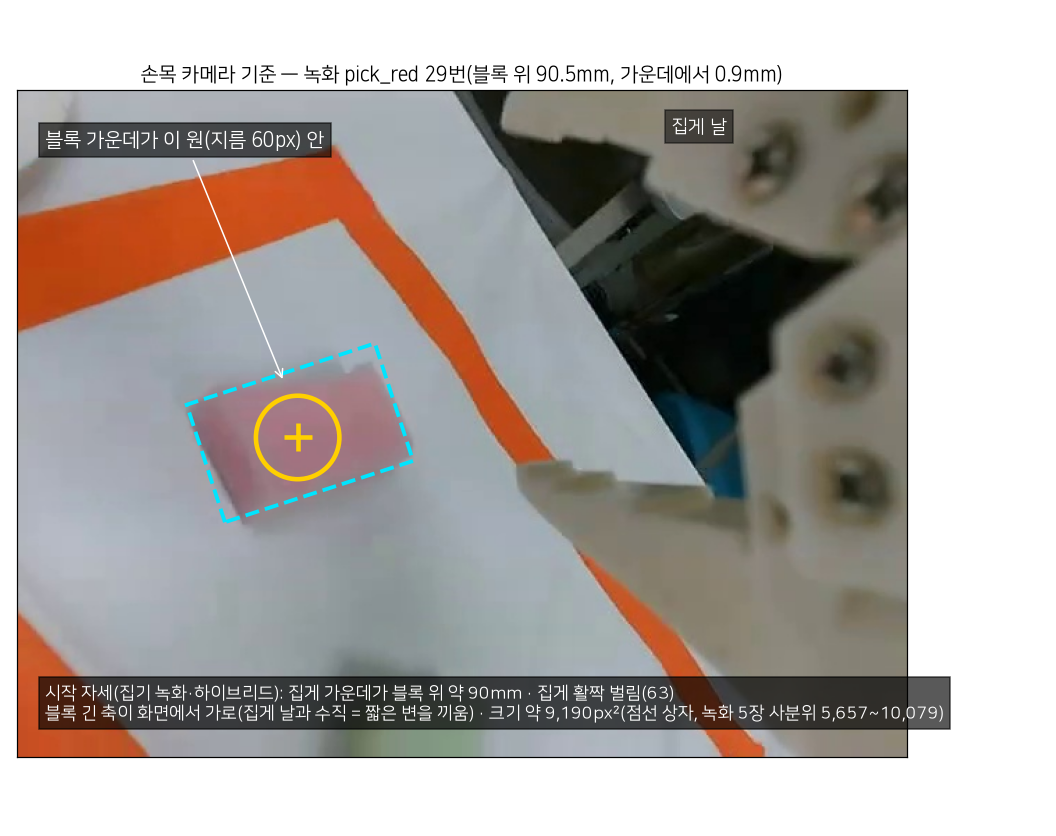
#> input picture robot/coord_pick/grasp_start_ref.png, 1056 x 836 px
$ python -i infer.py   (imports and definitions only)
#> lines starting #> are read from the running program, lines starting #| are printed output that depends on the picture; after the words box and inside, x2 and y2 are one past the last pixel; in counts of white or black regions, pixels touching at a corner belong together
#> further down, picture is the input picture: shape (836, 1056, 3); mean B, G, R 161.7, 165.5, 171.2
"""3단계: 정책 오프라인 추론 — Studio 컨테이너 OpenVINO, CPU 장치(GPU 는 OVMS 전용). 로봇·카메라 없음.

    .venv/bin/python -m robot.compare.infer act_red act_green act_defect [--groups own,swap,mirror,empty,photo]
    .venv/bin/python -m robot.compare.infer smolvla_red --groups own,mirror,empty,photo --ds pick_red --limit-empty 20

작업 묶음(group) — '정책이 영상을 보고 움직이나' 시험(10-22 밤 추가 요청)
- own   : 녹화 첫 장면 그대로(위·손목 사진·첫 관절값).
- swap  : 위 사진·관절값은 그대로, 손목 사진만 같은 녹화의 25 에피소드 뒤 장면 것(홈 자세 손목 카메라는 블록이 아니라
          교실을 비춘다) — 예측이 위 사진 장면의 목표와 손목 사진 장면의 목표 중 어느 쪽을 따라가나.
- mirror: 위 사진의 테이프 안쪽만 좌우로 뒤집음(블록 자리만 좌우가 바뀐 같은 장면, 축 = 테이프 안쪽 가운데).
- empty : 위 사진의 테이프 안쪽 블록을 지움(채도·어두운 X 마스크 inpaint — 블록 없는 작업대).
- bgswap: 위 사진의 작업대 너머 교실 배경(BG_Y 위)만 짝 장면 것 — 블록·손목·관절은 이 장면. 예측이 배경을 따라가나.
- inswap: 위 사진의 테이프 안쪽(블록)만 짝 장면 것 — 그릇 안 블록·팔·배경·손목·관절은 이 장면. 블록을 따라가나.
- calib : 위 사진 = 블록 없는 실제 작업대(Studio calibrate 녹화 첫 장면, scenes.py 밖에서 뽑음 → n2/scenes/
          calib_00_front.jpg), 손목 사진·관절값 = 각 녹화 장면 것 — 예측이 그 손목 사진 에피소드의 목표로 가나.
- photo : 손목 사진·관절값이 없는 사진(known4·좌표 집기 front) — 관절 = config home_n, 손목 = 녹화 세 장면의 홈 자세
          손목 사진(SUB_GRIPS) 각각으로 세 번.
결과: robot/logs/n2/jobs_<정책>.json(작업 목록) + infer_<정책>.npz(작업마다 첫 묶음·이어 붙인 동작·추론 시간).
컨테이너에는 아무것도 쓰지 않는다(코드는 -c, 사진은 stdin, 결과는 stdout).
"""
from __future__ import annotations

import argparse
import io
import json
import subprocess
import sys
import time

import cv2
import numpy as np

from robot.compare.common import OUT, ROOT, TASK_OF_DS
from robot.coord_pick.plan import load_config

CONTAINER = "physical-ai-studio-xpu"
CPY = "/app/application/backend/.venv/bin/python"
POLICIES = {"act_red": ("708a44b7-ff34-4302-93b9-763dc15066b0", None),
            "act_green": ("b3407a54-4071-4c77-9bab-3b6d930a021a", None),
            "act_defect": ("ef64c0f9-0773-4b77-a119-e1872ab3e70a", None),
            "smolvla_red": ("d887e672-7c59-4777-81ca-c8a1dcdb2238", "pick_red")}
SUB_GRIPS = ("rec_pick_red_00", "rec_pick_green_25", "rec_pick_defect_40")
BG_Y = 112          # 위 카메라 사진에서 이 줄 위 = 작업대 너머 교실(의자·사람). 작업대 끝은 118~125px
MAX_STEPS = {"act": 300, "smolvla": 250}  # 10초·8.3초 — 실물 첫 닫힘 ACT 2.0~4.9초, SmolVLA 8.1초(10-22 실행 기록)


def tape_inner(img: np.ndarray) -> np.ndarray:
    """주황 테이프 안쪽(투입 구역) 마스크 — 사진마다 찾는다(녹화 오전과 12:1x 다시 붙인 뒤 테이프 자리가 달라 zones.json 을
    쓰면 반전 때 테이프 이음매가 생긴다). 가장 큰 테이프 덩어리의 볼록 껍질 − 테이프(블록이 테이프를 가려 끊겨도 된다)
    에서 가장 큰 덩어리를 7px 줄인다."""
    hsv = cv2.cvtColor(img, cv2.COLOR_BGR2HSV)
#> hsv: shape (836, 1056, 3); mean H, S, V 47.1, 36.4, 176.3
    m = cv2.inRange(hsv, (3, 100, 100), (22, 255, 255))
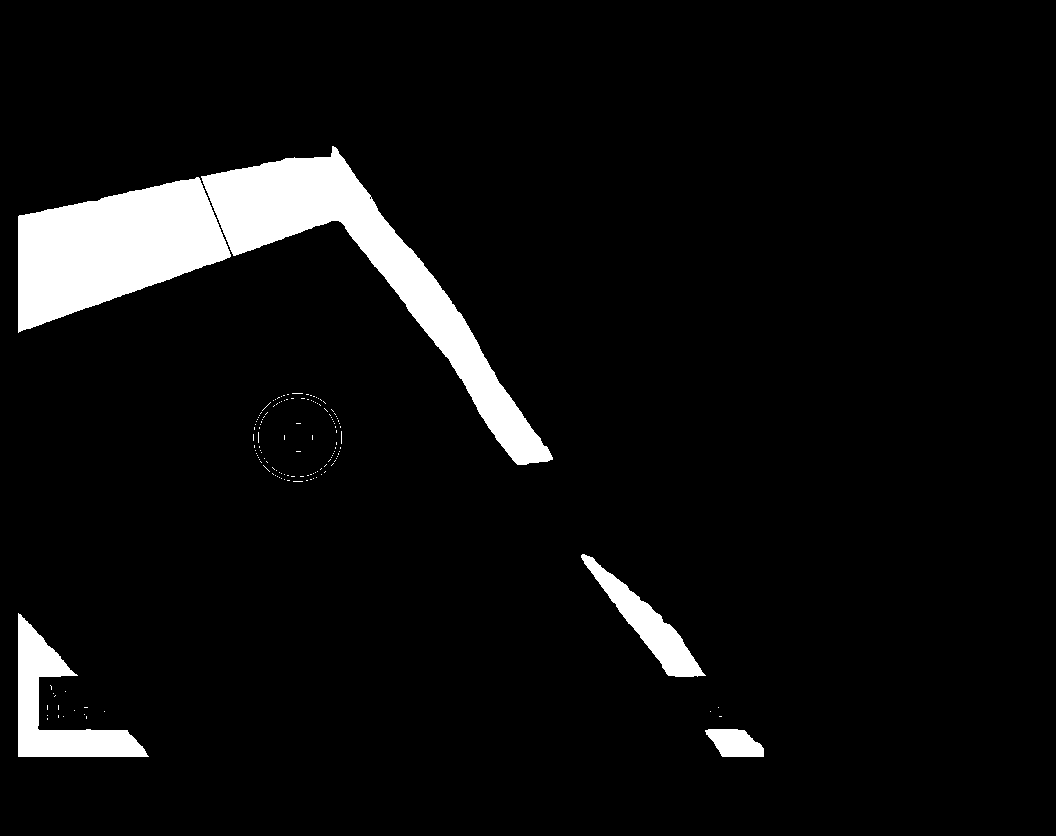
#> m: shape (836, 1056); 6.1% white; 143 white regions (138 under 20 px), largest, box (x1, y1, x2, y2) and area: (201, 146, 553, 465) 22050, (18, 177, 231, 333) 20339, (18, 613, 149, 757) 6346, (581, 554, 706, 677) 3808, (705, 729, 764, 757) 1205
    m[:110], m[340:] = 0, 0
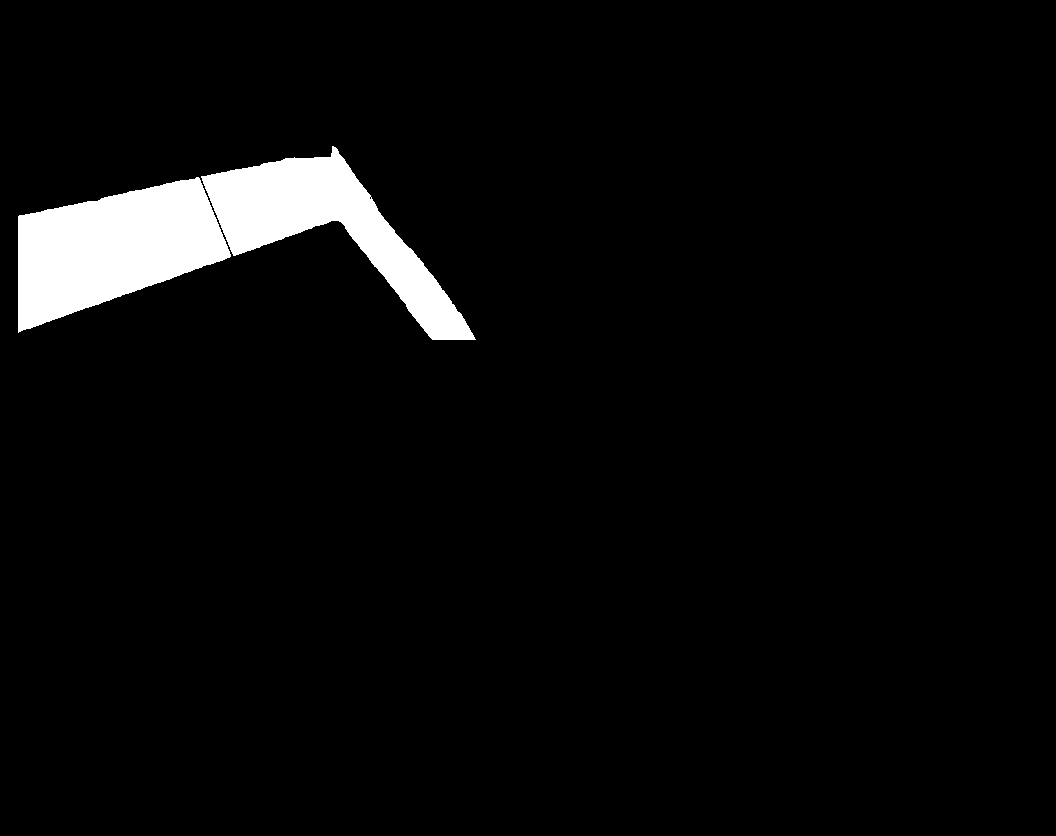
#> m: shape (836, 1056); 4.2% white; 2 white regions, box (x1, y1, x2, y2) and area: (18, 177, 231, 333) 20339, (201, 146, 476, 340) 17032
    m = cv2.morphologyEx(m, cv2.MORPH_CLOSE, np.ones((5, 5), np.uint8))
#> m: shape (836, 1056); 4.2% white; 1 white region, box (x1, y1, x2, y2) and area: (18, 146, 476, 340) 37504
    n, lab, st, _ = cv2.connectedComponentsWithStats(m)
#> n = 2; st = [[0, 0, 1056, 836, 845312], [18, 146, 458, 194, 37504]]
    k = 1 + int(np.argmax(st[1:, cv2.CC_STAT_AREA]))
#> k = 1
    hull = np.zeros(img.shape[:2], np.uint8)
    cv2.fillConvexPoly(hull, cv2.convexHull(np.argwhere(lab == k)[:, ::-1].astype(np.int32)), 255)
#> hull: shape (836, 1056); 7.2% white; 1 white region, box (x1, y1, x2, y2) and area: (18, 146, 476, 340) 63346
    inside = hull & ~cv2.dilate(m, np.ones((5, 5), np.uint8))
#> inside: shape (836, 1056); 2.7% white; 12 white regions (9 under 20 px), largest, box (x1, y1, x2, y2) and area: (25, 223, 428, 340) 23445, (294, 147, 330, 156) 172, (378, 203, 405, 238) 58
    n, lab, st, _ = cv2.connectedComponentsWithStats(inside)
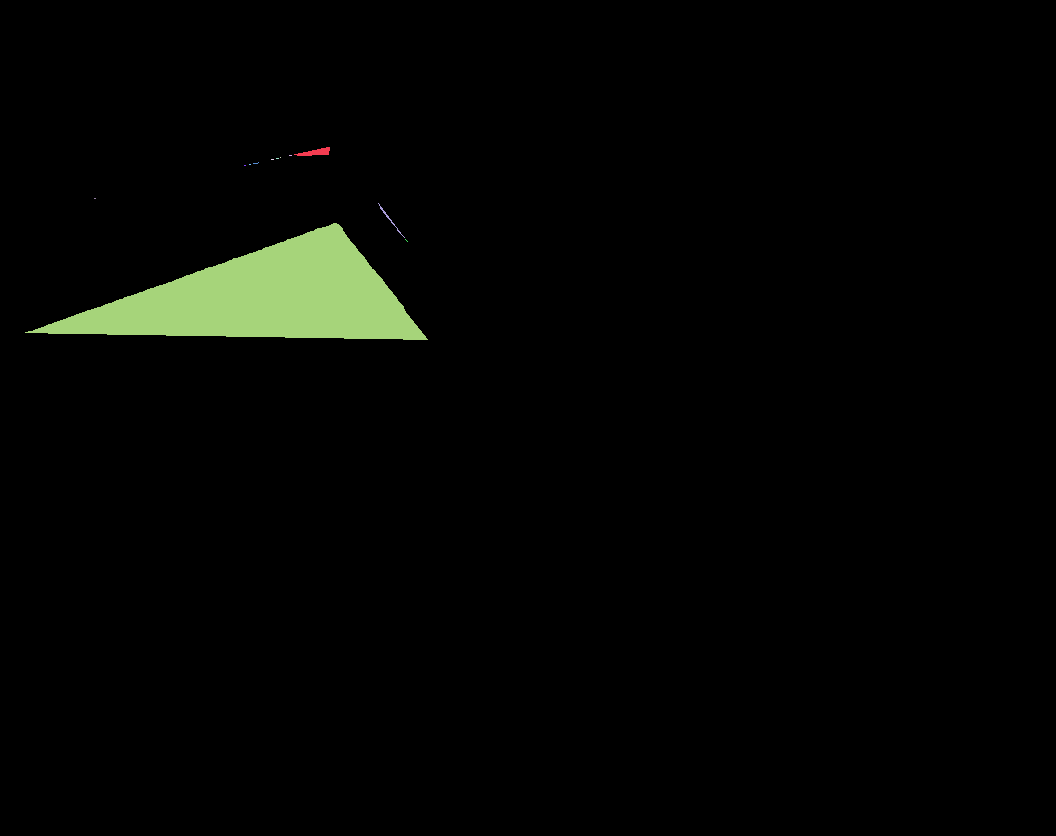
#> lab: shape (836, 1056) int32; 13 distinct labels, from 0 to 12; one colour per label, 0 black
#> n = 13; st = 13 rows, first 6: [0, 0, 1056, 836, 859116], [294, 147, 36, 9, 172], [289, 155, 3, 1, 3], [280, 157, 1, 1, 1], [271, 159, 3, 1, 3], [276, 158, 3, 1, 3]
    k = 1 + int(np.argmax(st[1:, cv2.CC_STAT_AREA]))
#> k = 11
    return cv2.erode(((lab == k) * 255).astype(np.uint8), np.ones((7, 7), np.uint8))
#> returned value: shape (836, 1056); 2.3% white; 1 white region, box (x1, y1, x2, y2) and area: (47, 227, 420, 337) 20425


def mirror_axis(img: np.ndarray) -> float:
    xs = np.nonzero(tape_inner(img).any(0))[0]
    return float(xs.min() + xs.max()) / 2


# [12 lines left out: function mirror, not called in this run]


def mirror_px(px, xc: float) -> list[float]:
    return [2 * xc - px[0], px[1]]


def empty(img: np.ndarray) -> np.ndarray:
    """테이프 안쪽의 블록(식탁보 색에서 벗어난 색·어두운 X)을 지운다 — 기준 = 테이프 안쪽 Lab 중앙값(식탁보 자체가
    푸르스름해 채도 기준은 전부를 블록으로 봤다). 지운 자리는 둘레 식탁보의 가중 평균(정규화 흐림)으로 채운다
    (inpaint 는 블록 색이 번져 옅은 얼룩이 남았다)."""
    inner = tape_inner(img)
    lab = cv2.cvtColor(img, cv2.COLOR_BGR2LAB).astype(np.int16)
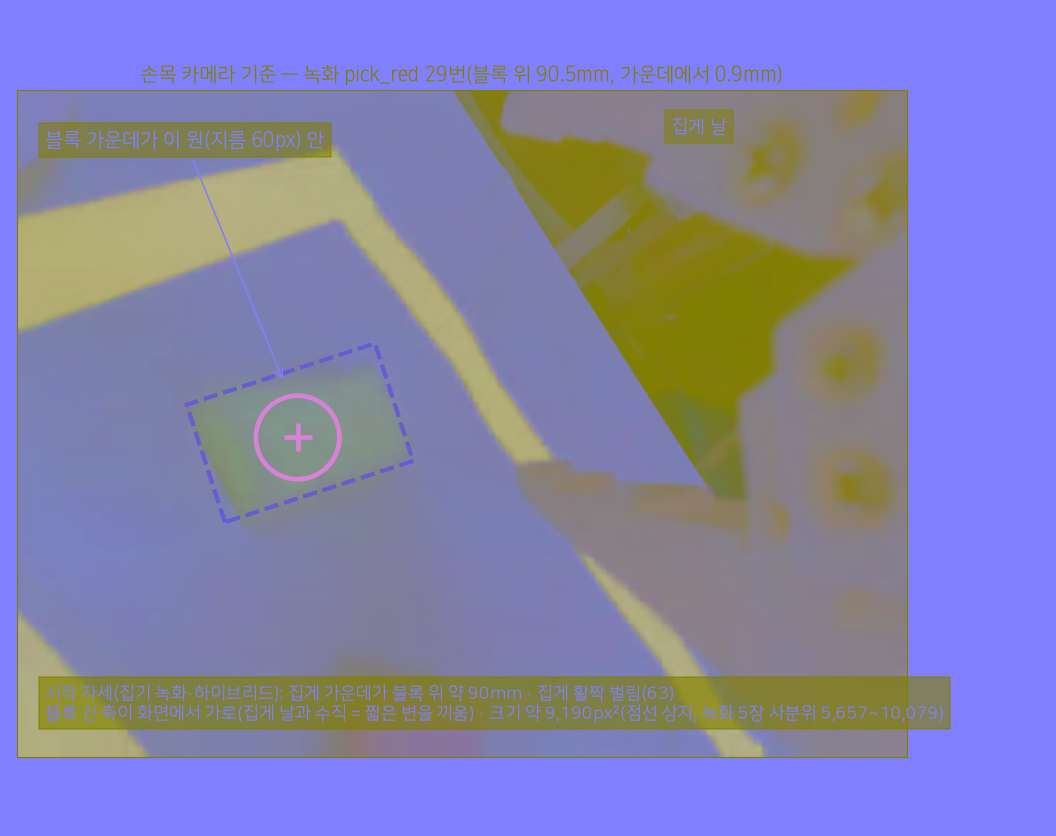
#> lab: shape (836, 1056, 3) int16; mean B, G, R 172.1, 130.2, 131.4
    med = np.median(lab[inner > 0], axis=0)
#> med = [179, 126, 123]
    dev = np.abs(lab[..., 1] - med[1]) + np.abs(lab[..., 2] - med[2])
    blk = (((dev > 9) | (lab[..., 0] < med[0] - 45)) & (inner > 0)).astype(np.uint8) * 255
#> blk: shape (836, 1056); 0% white in thin lines or dots, all inside (x1, y1, x2, y2) = (219, 231, 322, 269)
    blk = cv2.dilate(cv2.morphologyEx(blk, cv2.MORPH_CLOSE, np.ones((9, 9), np.uint8)), np.ones((11, 11), np.uint8))
#> blk: shape (836, 1056); 0.03% white; 2 white regions, box (x1, y1, x2, y2) and area: (316, 226, 327, 237) 121, (214, 263, 225, 274) 121
    blk &= inner
#> blk: shape (836, 1056); 0.01% white; 2 white regions, box (x1, y1, x2, y2) and area: (214, 267, 225, 274) 63, (316, 230, 327, 237) 61
    if not blk.any():
        return img
    keep = ((inner > 0) & (blk == 0)).astype(np.float32)
#> keep: shape (836, 1056) float32; values 0 (black) and 1 (white), 2.3% white; 1 white region, box (x1, y1, x2, y2) and area: (47, 227, 420, 337) 20301
    num = cv2.GaussianBlur(img.astype(np.float32) * keep[..., None], (0, 0), 25)
    den = cv2.GaussianBlur(keep, (0, 0), 25)[..., None]
    bg = np.clip(num / np.maximum(den, 1e-3), 0, 255).astype(np.uint8)
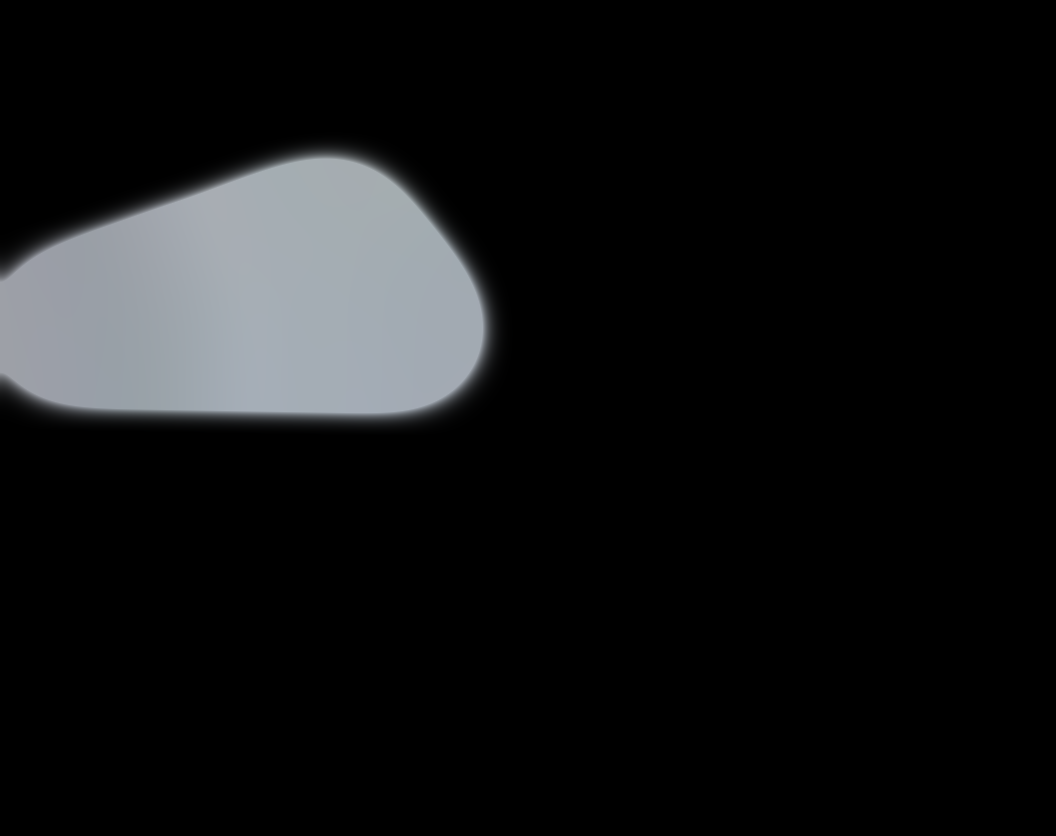
#> bg: shape (836, 1056, 3); mean B, G, R 20.4, 19.5, 18.7
    out = img.copy()
    out[blk > 0] = bg[blk > 0]
#> out: shape (836, 1056, 3); 0.01% of pixels changed, all inside (x1, y1, x2, y2) = (214, 230, 327, 274)
    return out


# [127 lines left out: functions build_jobs, payload, run, main, not called in this run]


# [2 lines not run here, left out]

>>> import cv2
>>> picture = cv2.imread('../coord_pick/grasp_start_ref.png')
>>> result = empty(picture)

$ run again, on vision/zones_snapshot.jpg
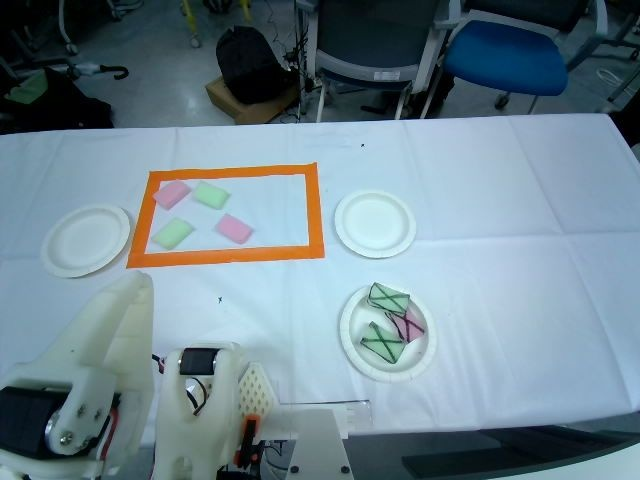
#> input picture vision/zones_snapshot.jpg, 640 x 480 px
#> picture is the input picture: shape (480, 640, 3); mean B, G, R 142.7, 132.4, 111
#> hsv: shape (480, 640, 3); mean H, S, V 95.3, 88.8, 146.6
#> in tape_inner, `m = cv2.inRange(hsv, (3, 100, 100), (22, 255, 255))`:
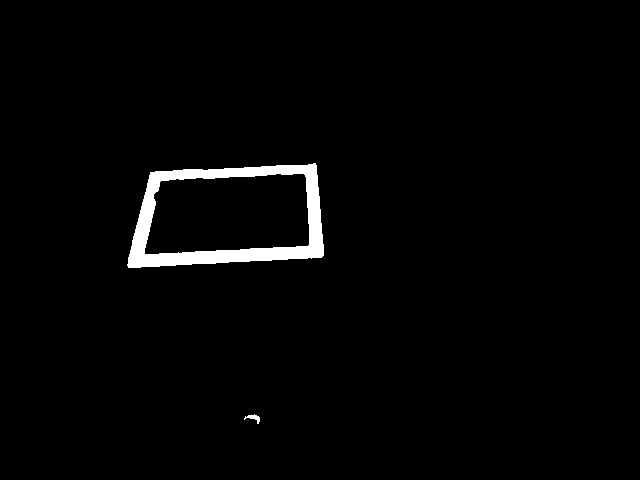
#> m: shape (480, 640); 2% white; 2 white regions, box (x1, y1, x2, y2) and area: (127, 163, 324, 268) 6048, (244, 414, 260, 424) 66
#> in tape_inner, `n, lab, st, _ = cv2.connectedComponentsWithStats(m)`: n = 2; st = [[0, 0, 640, 480, 301143], [127, 163, 197, 105, 6057]]
#> k = 1
#> hull: shape (480, 640); 5.7% white; 1 white region, box (x1, y1, x2, y2) and area: (127, 163, 324, 268) 17656
#> inside: shape (480, 640); 3.3% white; 1 white region, box (x1, y1, x2, y2) and area: (147, 176, 307, 252) 10254
#> in tape_inner, `n, lab, st, _ = cv2.connectedComponentsWithStats(inside)`: st = [[0, 0, 640, 480, 296946], [147, 176, 160, 76, 10254]]
#> med = [205, 120, 115]
#> keep: shape (480, 640) float32; values 0 (black) and 1 (white), 1.4% white; 3 white regions (1 under 20 px), largest, box (x1, y1, x2, y2) and area: (233, 179, 304, 243) 3493, (185, 205, 224, 247) 704
#> in empty, `out[blk > 0] = bg[blk > 0]`:
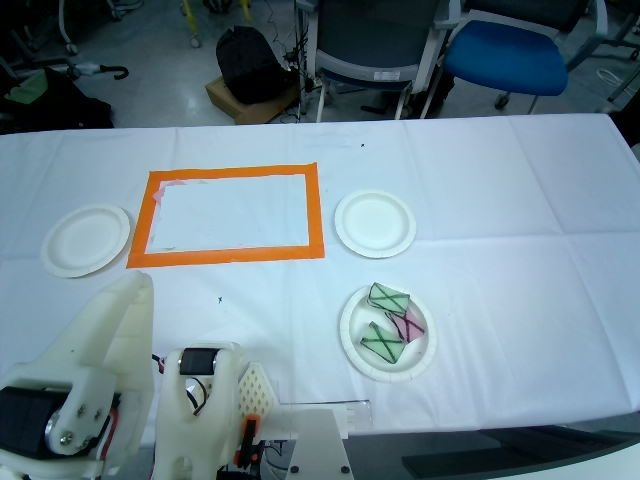
#> out: shape (480, 640, 3); 1.51% of pixels changed, all inside (x1, y1, x2, y2) = (152, 183, 260, 249)
